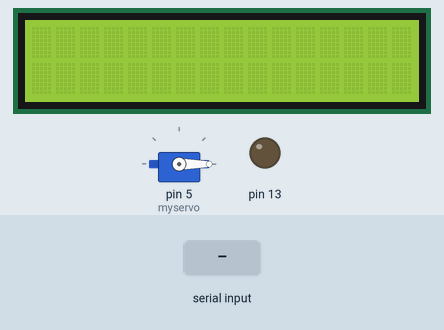
This sketch was run on a simulated Arduino Uno, built with avr-gcc and run on an emulated ATmega328P. Shown: servo, 16×2 character LCD, output pins drawn as LEDs (lit = HIGH). The test bench sets the inputs (shaded band). Pins used as bus, display or sensor lines are not drawn.

Above: at 1.2 s.
1.3 s: "H" received over Serial
At 2.3 s:
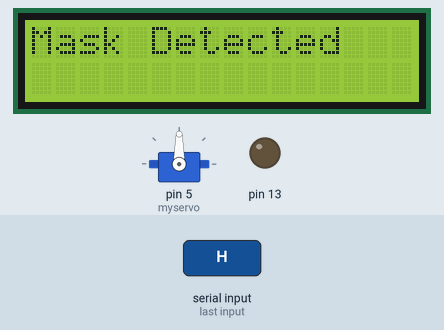
2.8 s: "L" received over Serial
At 3.4 s:
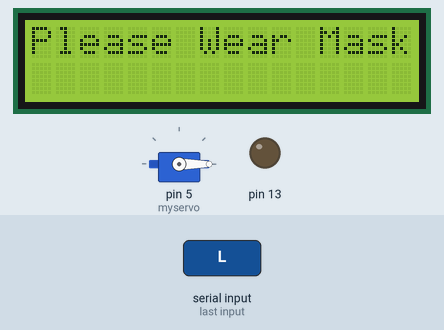
Timing chart, 0 to 5.8 s (numbered marks = the images above; inputs shaded):
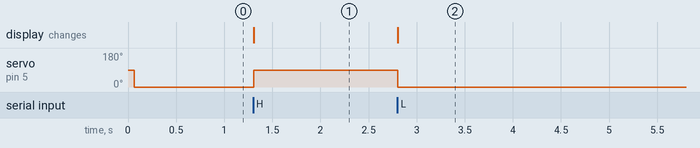

The sketch:

facemask_detection.ino
```cpp
#include <LiquidCrystal.h>
#include <Servo.h>
const int buzzer = 10;
int incomingByte;
const int rs = 7, en = 8, d4 = 9, d5 = 10, d6 = 11, d7 = 12;
LiquidCrystal lcd(rs, en, d4, d5, d6, d7);
int pos = 0;
int val;
Servo myservo;
int countH=0;
int countL=0;


void setup() {
  Serial.begin(9600);
  myservo.attach(5);
  pinMode(buzzer, OUTPUT);
  pinMode(13,OUTPUT);
  pinMode(12,OUTPUT);
  lcd.begin(16, 2);
  myservo.write(0);
}

void loop() {

  if (Serial.available() > 0) {
    incomingByte = Serial.read();
    if (incomingByte == 'H') {
      digitalWrite(buzzer,HIGH);

           myservo.write(90);


     //noTone(buzzer);

     lcd.clear();
     lcd.setCursor(0, 0);
     lcd.print("Mask Detected");
    }
    if (incomingByte == 'L') {
      //tone(buzzer,450);

   digitalWrite(buzzer,LOW);

       myservo.write(0);


      lcd.clear();
      lcd.setCursor(0, 0);
     lcd.print("Please Wear Mask");
    }


  }

}
```

Measured:
- after the input at 1.3 s, servo on pin 5 (myservo): 0° → 90° at once; the display: changes at once (image 1)
- after the input at 2.8 s, servo on pin 5 (myservo): 90° → 0° at once; the display: changes at once (image 2)
